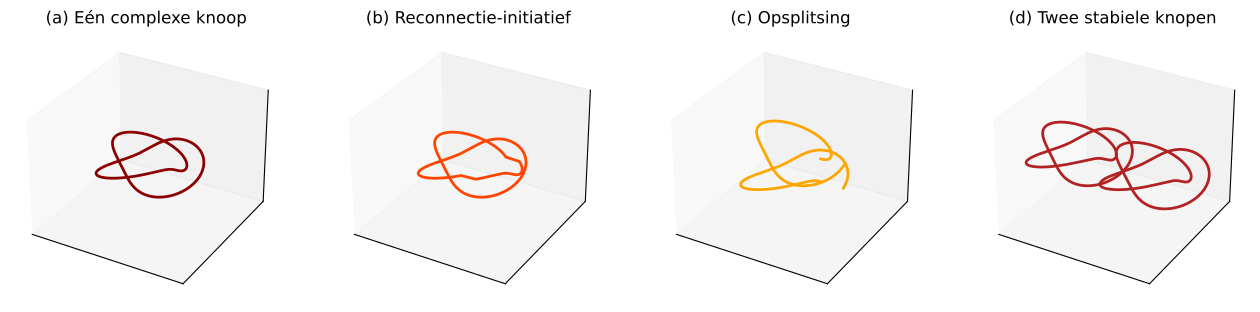

Here is the Python script that generated this plot:
# Diagram 7: Reconnectie en splijting (sequentiële illustratie van vortexsplitsing)
import matplotlib
matplotlib.use('TkAgg')  # Ensure it uses Tkinter backend
import matplotlib.pyplot as plt
import numpy as np

# Setup plot grid
fig, axes = plt.subplots(1, 4, figsize=(16, 4), subplot_kw={'projection': '3d'})
titles = ["(a) Eén complexe knoop", "(b) Reconnectie-initiatief", "(c) Opsplitsing", "(d) Twee stabiele knopen"]

# Basisparametrie voor een torusvormige knoop
theta = np.linspace(0, 2 * np.pi, 500)
phi = np.linspace(0, 2 * np.pi, 500)
R = 2
r = 0.6

# Frames tonen knoop, opening, splitsing, los
for i, ax in enumerate(axes):
    ax.set_xlim(-4, 4)
    ax.set_ylim(-4, 4)
    ax.set_zlim(-3, 3)
    ax.set_xticks([])
    ax.set_yticks([])
    ax.set_zticks([])
    ax.set_title(titles[i])

    if i == 0:
        # Eén torusknoop
        x = (R + r * np.cos(3 * theta)) * np.cos(2 * theta)
        y = (R + r * np.cos(3 * theta)) * np.sin(2 * theta)
        z = r * np.sin(3 * theta)
        ax.plot(x, y, z, color='darkred', linewidth=2)

    elif i == 1:
        # Openingspunt – vortexvervorming
        x = (R + r * np.cos(3 * theta)) * np.cos(2 * theta)
        y = (R + r * np.cos(3 * theta)) * np.sin(2 * theta)
        z = r * np.sin(3 * theta)
        x[200:300] += 0.7  # lokale scheur
        ax.plot(x, y, z, color='orangered', linewidth=2)

    elif i == 2:
        # Twee gesplitste segmenten
        t1 = np.linspace(0, np.pi, 250)
        t2 = np.linspace(np.pi, 2 * np.pi, 250)
        for t, shift in zip([t1, t2], [-0.6, 0.6]):
            x = (R + r * np.cos(3 * t)) * np.cos(2 * t)
            y = (R + r * np.cos(3 * t)) * np.sin(2 * t)
            z = r * np.sin(3 * t) + shift
            ax.plot(x, y, z, linewidth=2, color='orange')

    elif i == 3:
        # Twee losse knopen
        t = np.linspace(0, 2 * np.pi, 500)
        x1 = (R + r * np.cos(3 * t)) * np.cos(2 * t) - 2
        y1 = (R + r * np.cos(3 * t)) * np.sin(2 * t)
        z1 = r * np.sin(3 * t)
        x2 = (R + r * np.cos(3 * t)) * np.cos(2 * t) + 2
        y2 = (R + r * np.cos(3 * t)) * np.sin(2 * t)
        z2 = r * np.sin(3 * t)
        ax.plot(x1, y1, z1, color='firebrick', linewidth=2)
        ax.plot(x2, y2, z2, color='firebrick', linewidth=2)


# ✅ Get the script filename dynamically and save as pdf
import os
script_name = os.path.splitext(os.path.basename(__file__))[0]
filename = f"{script_name}.pdf"
plt.savefig(filename, format="pdf", bbox_inches="tight")
filename = f"{script_name}.png"
plt.savefig(filename, dpi=150)  # Save image with high resolution
plt.tight_layout()
plt.show()

# Diagram 8: Multiknoop topologie — hoofdknoop met satellietknoop (neutronstructuur)

fig = plt.figure(figsize=(10, 6))
ax = fig.add_subplot(111, projection='3d')

# Hoofdknoop (bijv. proton)
theta = np.linspace(0, 2 * np.pi, 500)
R = 2
r = 0.5
x_main = (R + r * np.cos(3 * theta)) * np.cos(2 * theta)
y_main = (R + r * np.cos(3 * theta)) * np.sin(2 * theta)
z_main = r * np.sin(3 * theta)
ax.plot(x_main, y_main, z_main, color='crimson', linewidth=2, label="Hoofdknoop (bijv. proton)")

# Satellietknoop (bijv. neutron) - kleine vortexring om hoofdstructuur
phi = np.linspace(0, 2 * np.pi, 200)
r_sat = 0.4
x_sat = r_sat * np.cos(phi) + 3.2
y_sat = r_sat * np.sin(phi)
z_sat = 0.2 * np.sin(2 * phi)
ax.plot(x_sat, y_sat, z_sat, color='navy', linewidth=2, label="Satellietknoop (bijv. neutron)")

# As- en stijlinstellingen
ax.set_xlim([-5, 5])
ax.set_ylim([-5, 5])
ax.set_zlim([-2, 2])
ax.set_title("Multiknoopconfiguratie: Hoofdknoop + Satellietknoop")
ax.set_xlabel("x")
ax.set_ylabel("y")
ax.set_zlabel("z")
ax.legend()
filename = f"8_multiknoop.pdf"
plt.savefig(filename, format="pdf", bbox_inches="tight")
filename = f"8_multiknoop.png"
plt.savefig(filename, dpi=150)  # Save image with high resolution
plt.tight_layout()
plt.show()
